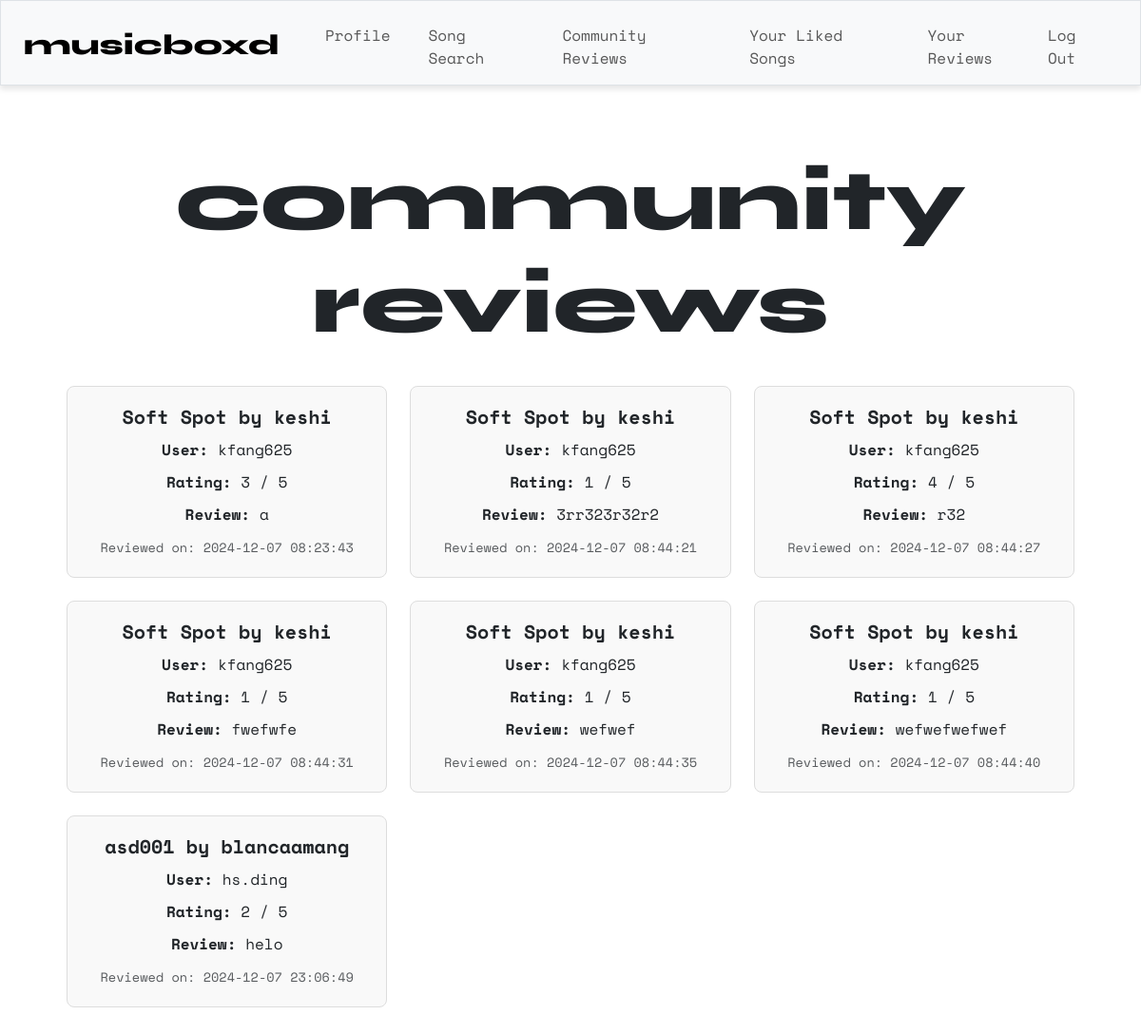
Before: /recent (signed in) with the older database file.
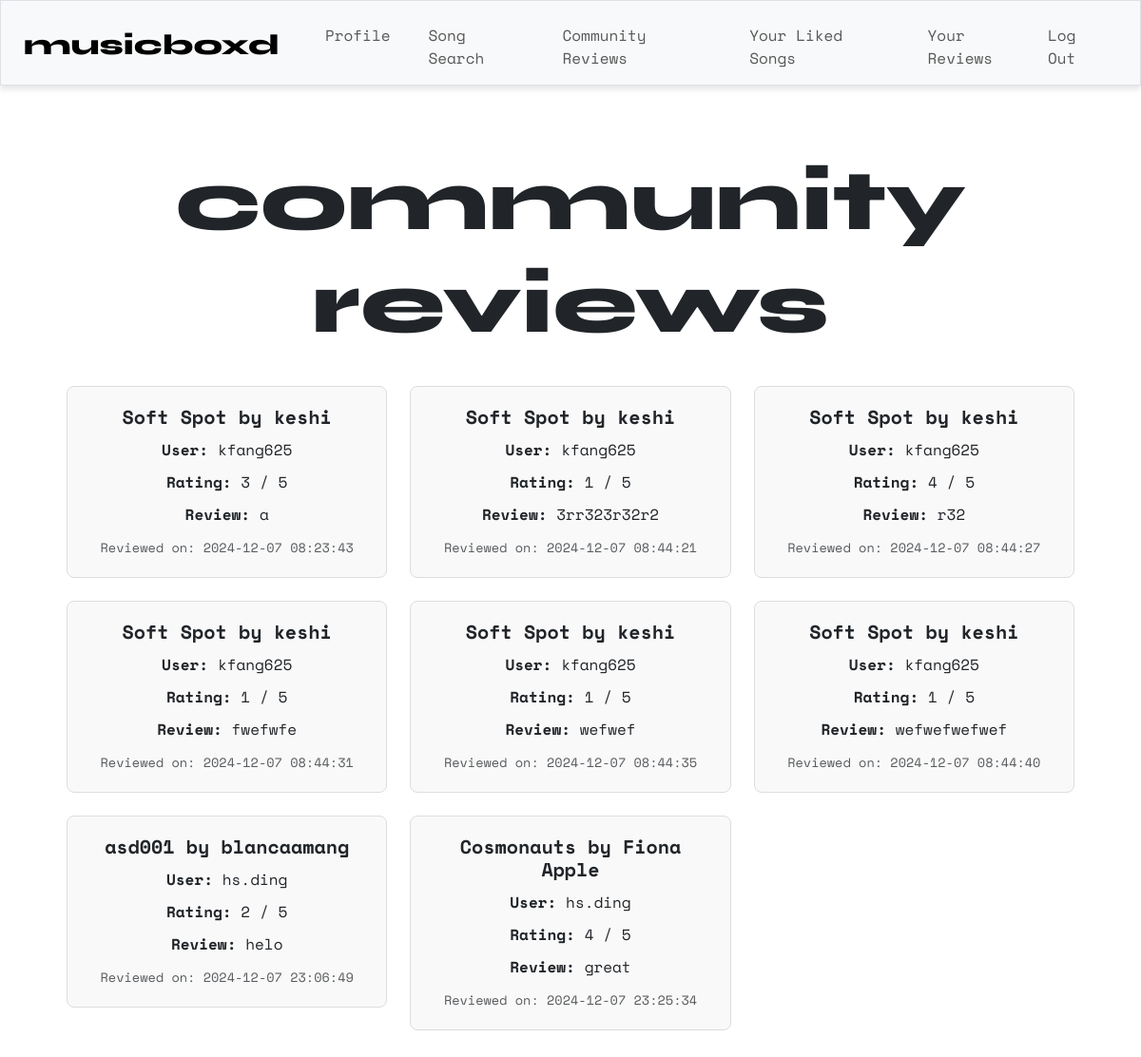
After: the same page with the newer database file.
### tables this page shows
CREATE TABLE reviews ( id INTEGER PRIMARY KEY, review TEXT NOT NULL, rating INTEGER NOT NULL, user_id INTEGER NOT NULL, song_id TEXT NOT NULL, timestamp DATETIME DEFAULT CURRENT_TIMESTAMP, FOREIGN KEY (user_id) REFERENCES users (id), FOREIGN KEY (song_id) REFERENCES songs (id) );

CREATE TABLE songs ( id TEXT PRIMARY KEY, title TEXT NOT NULL, artist TEXT NOT NULL);

CREATE TABLE users ( id INTEGER PRIMARY KEY, username TEXT NOT NULL UNIQUE, hash TEXT NOT NULL );

### app.py (the view)
@app.route("/recent")
@login_required
def recent():
    reviews = db.execute("""
        SELECT users.username, reviews.rating, reviews.timestamp, reviews.review,
               songs.title AS song_title, songs.artist AS song_artist
        FROM reviews
        JOIN users ON reviews.user_id = users.id
        JOIN songs ON reviews.song_id = songs.id
    """)
    return render_template("recent.html", reviews=reviews)

### helpers.py (called while the page is built)
def login_required(f):
    @wraps(f)
    def decorated_function(*args, **kwargs):
        if session.get("user_id") is None:
            return redirect("/login")
        return f(*args, **kwargs)
    return decorated_function

### templates/recent.html (shortened to what this page needs)
{% extends "layout.html" %}
{% block main %}
    <div class="container">
        <h1 class="syne">community<br>reviews</h1>
        <br>
        {% if reviews %}
            <div class="row row-cols-1 row-cols-md-3 g-4">
                {% for review in reviews %}
                    <div class="col">
                        <div class="card">
                            <div class="card-body">
                                <h5 class="card-title">{{ review.song_title }} by {{ review.song_artist }}</h5>
                                <p class="card-text"><strong>User:</strong> {{ review.username }}</p>
                                <p class="card-text"><strong>Rating:</strong> {{ review.rating }} / 5</p>
                                <p class="card-text"><strong>Review:</strong> {{ review.review }}</p>
                                <p class="card-text"><small class="text-muted">Reviewed on: {{ review.timestamp }}</small></p>
                            </div>
                        </div>
                    </div>
                {% endfor %}
            </div>
        {% else %}
            <p class="text-muted">No reviews yet.</p>
        {% endif %}
    </div>
{% endblock %}

### templates/layout.html (shortened to what this page needs)
<!DOCTYPE html>
<html lang="en">
    <head>
        <link href="https://cdn.jsdelivr.net/npm/bootstrap@5.3.3/dist/css/bootstrap.min.css" rel="stylesheet">
        <link href="https://cdnjs.cloudflare.com/ajax/libs/font-awesome/6.0.0-beta3/css/all.min.css" rel="stylesheet">
        <link href="/static/styles.css" rel="stylesheet">
    </head>
    <body>
        {% if session["user_id"] %}
            <nav class="bg-light border navbar navbar-expand-md navbar-light">
                <div class="container-fluid px-4">
                    <a class="navbar-brand" href="/"><span class="syne" style="font-size:30px">musicboxd</span></a>
                    <div class="collapse navbar-collapse" id="navbar">
                        <ul class="navbar-nav me-auto mt-2">
                            <li class="nav-item ms-4"><a class="nav-link" href="/profile">Profile</a></li>
                            <li class="nav-item ms-4"><a class="nav-link" href="/search">Song Search</a></li>
                            <li class="nav-item ms-4"><a class="nav-link" href="/recent">Community Reviews</a></li>
                            <li class="nav-item ms-4"><a class="nav-link" href="/all_liked">Your Liked Songs</a></li>
                            <li class="nav-item ms-4"><a class="nav-link" href="/all_reviews">Your Reviews</a></li>
                        </ul>
                        <ul class="navbar-nav ms-auto mt-2">
                            <li class="nav-item"><a class="nav-link" href="/logout">Log Out</a></li>
                        </ul>
                    </div>
                </div>
            </nav>
        {% endif %}
        <main class="container py-5 text-center">
            {% block main %}{% endblock %}
        </main>
    </body>
</html>

### static/styles.css (style rules this page uses)
h1 { font-size: 90px; }
p { font-size: 20px; }
ul { list-style-type: none; }
nav { position: sticky; top: 0; left: 0; right: 0; z-index: 1000; background-color: #fff; box-shadow: 0 4px 6px rgba(0, 0, 0, 0.1); padding: 20px; }
nav .navbar-brand { font-size: xx-large; font-family: "Space Mono"; }
.card { border: 1px solid #ddd; border-radius: 8px; background-color: #f9f9f9; transition: box-shadow 0.3s ease-in-out; }
.card-body { padding: 20px; }
.card-title { font-size: 1.25rem; font-weight: bold; margin-bottom: 10px; }
.card-text { font-size: 1rem; margin-bottom: 8px; }
.card-text small { font-size: 0.85rem; color: #6c757d; }
.card-body p { margin-bottom: 10px; }
.container { padding: 20px; }
body { background-color: #ffffff; font-family: "Space Mono"; overflow: visible; }
.syne { font-family: "Syne", sans-serif; font-optical-sizing: auto; font-weight: 800; font-style: normal; }

Changed rows visible on the page:
added reviews: song_title "Cosmonauts", song_artist "Fiona Apple", username "hs.ding", rating "4", review "great", timestamp "2024-12-07 23:25:34"
